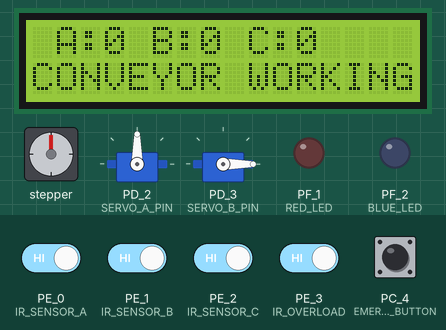
Bench run of a sketch on a simulated TI Tiva C LaunchPad. On the bench: stepper motor, 16×2 character LCD, 2 × servo, output pins drawn as LEDs (lit = HIGH). Wiring (inferred from the names in the program): stepper motor driver (200 steps per turn assumed): step PD_1; direction PD_0. Inputs (shaded band) come from the test bench; at power-on: PE_0 (IR_SENSOR_A), PE_1 (IR_SENSOR_B), PE_2 (IR_SENSOR_C), PE_3 (IR_OVERLOAD) HIGH, PC_4 (EMERGENCY_BUTTON) LOW. Pins used as bus, display or sensor lines are not drawn.

Above: at 2.2 s.
2.3 s: PC_4 (EMERGENCY_BUTTON) pulled HIGH for 0.15 s
At 3.7 s:
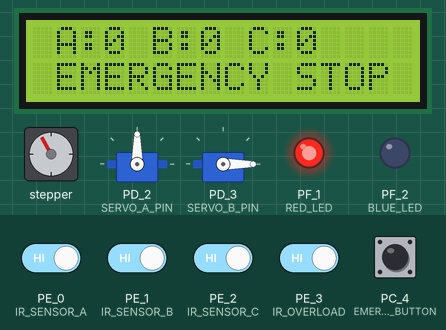
4.0 s: PC_4 (EMERGENCY_BUTTON) pulled HIGH for 1 s
At 5.17 s:
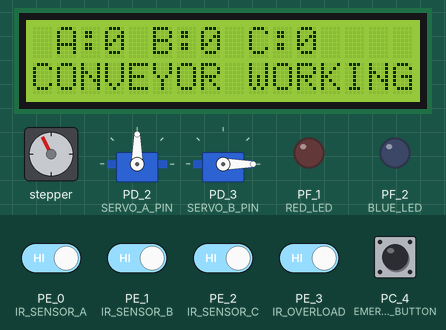
5.6 s: PE_0 (IR_SENSOR_A) driven LOW
At 5.75 s:
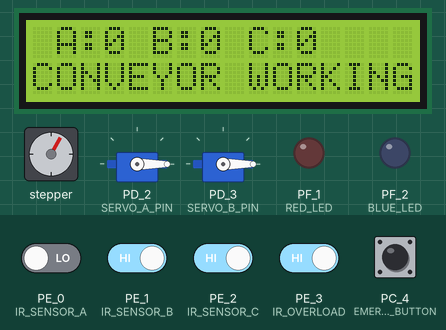
8.3 s: PE_1 (IR_SENSOR_B) driven LOW
At 8.45 s:
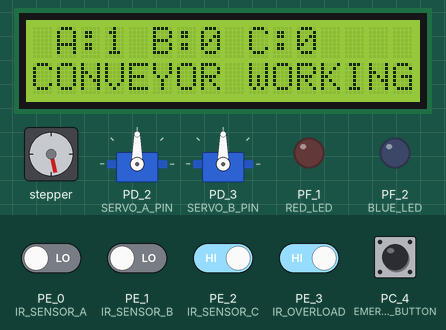
11.3 s: PC_4 (EMERGENCY_BUTTON) pulled HIGH for 0.15 s
At 12.0 s:
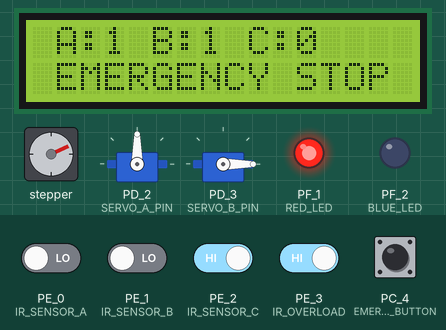
13.1 s: PC_4 (EMERGENCY_BUTTON) pulled HIGH for 0.15 s
At 13.42 s:
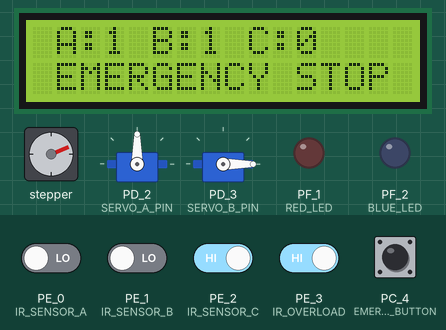
Timing chart, 0 to 18.6 s (numbered marks = the images above; inputs shaded):
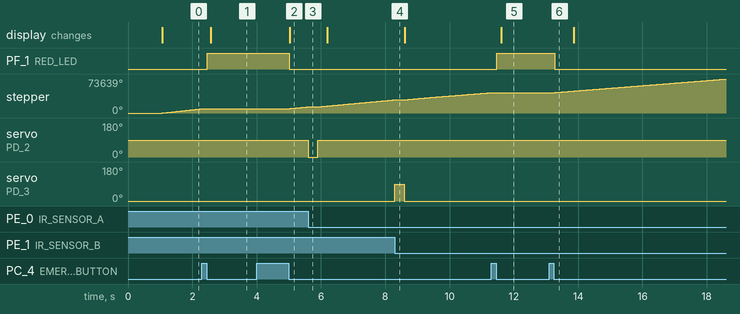

The sketch:

Energia_Project_05.ino
```cpp
// Conveyor and Sorting System with Emergency Stop Toggle and Servo Sorters
// GROUP NO: 5(B)
// REG NO: 2023-MC-48
//         2023-MC-49
//         2023-MC-58


#include <LiquidCrystal.h>
#include <Servo.h>

// Stepper Motor Control
#define DIR_PIN PD_0
#define STEP_PIN PD_1

// Servo Pins
#define SERVO_A_PIN PD_2
#define SERVO_B_PIN PD_3

// IR Sensors
#define IR_SENSOR_A PE_0
#define IR_SENSOR_B PE_1
#define IR_SENSOR_C PE_2
#define IR_OVERLOAD PE_3  // Overload detection sensor

// Emergency Stop Button
#define EMERGENCY_BUTTON PC_4

// LCD Pins
#define RS PB_0
#define EN PB_1
#define D4 PB_2
#define D5 PB_3
#define D6 PB_4
#define D7 PB_5

// Onboard LEDs
#define RED_LED PF_1    // Red = Emergency Stop
#define BLUE_LED PF_2   // Blue = Overload

LiquidCrystal lcd(RS, EN, D4, D5, D6, D7);

// Servo objects
Servo servoA;
Servo servoB;

// Count variables
volatile int countA = 0;
volatile int countB = 0;
volatile int countC = 0;

unsigned long lastMotorStep = 0;
unsigned long motorStepInterval = 100; // motor step interval

bool emergencyStop = false;
bool overloadStop = false;

// Previous states for IR
bool lastA = HIGH;
bool lastB = HIGH;
bool lastC = HIGH;
bool lastOverload = HIGH;

// Overload tracking
int objectsOnConveyor = 0;
unsigned long lastOverloadTrigger = 0;
const unsigned long debounceTime = 300;

void setup() {
  // Stepper Motor pins
  pinMode(STEP_PIN, OUTPUT);
  pinMode(DIR_PIN, OUTPUT);
  digitalWrite(DIR_PIN, HIGH); // set motor direction

  // IR Sensor pins
  pinMode(IR_SENSOR_A, INPUT_PULLUP);
  pinMode(IR_SENSOR_B, INPUT_PULLUP);
  pinMode(IR_SENSOR_C, INPUT_PULLUP);
  pinMode(IR_OVERLOAD, INPUT_PULLUP);

  // Emergency button pin
  pinMode(EMERGENCY_BUTTON, INPUT); // External pull-down

  // LCD setup
  lcd.begin(16, 2);
  lcd.clear();
  lcd.setCursor(0, 0);
  lcd.print("Conveyor Ready");
  delay(1000);

  // Servo setup
  servoA.attach(SERVO_A_PIN);
  servoB.attach(SERVO_B_PIN);
  servoA.write(90);  // Initial position
  servoB.write(0);

  // LED setup
  pinMode(RED_LED, OUTPUT);
  pinMode(BLUE_LED, OUTPUT);
  digitalWrite(RED_LED, LOW);
  digitalWrite(BLUE_LED, LOW);
}

void loop() {
  checkEmergencyButton();
  checkOverload();

  if (!emergencyStop && !overloadStop) {
    moveConveyorNonBlocking();
    checkSensors();
    digitalWrite(RED_LED, LOW);
    digitalWrite(BLUE_LED, LOW);
  } else {
    stopConveyor();
    if (emergencyStop) {
      digitalWrite(RED_LED, HIGH);
    } else {
      digitalWrite(RED_LED, LOW);
    }

    if (overloadStop) {
      digitalWrite(BLUE_LED, HIGH);
    } else {
      digitalWrite(BLUE_LED, LOW);
    }
  }

  updateLCD();
}

void checkEmergencyButton() {
  static bool lastButtonState = LOW;
  static unsigned long lastDebounceTime = 0;
  const unsigned long debounceDelay = 50;

  bool reading = digitalRead(EMERGENCY_BUTTON);

  if (reading != lastButtonState) {
    lastDebounceTime = millis();
  }

  if ((millis() - lastDebounceTime) > debounceDelay) {
    if (reading == HIGH) {
      emergencyStop = !emergencyStop;
      while (digitalRead(EMERGENCY_BUTTON) == HIGH); // wait for release
      delay(20);
    }
  }

  lastButtonState = reading;
}

// Refined Overload Logic: Only one object allowed at a time
void checkOverload() {
  static bool lastOverloadState = HIGH;
  static unsigned long lastOverloadHandled = 0;
  const unsigned long overloadCooldown = 1500; // Ignore repeated triggers for 1.5 sec

  bool currentOverload = digitalRead(IR_OVERLOAD);

  if (lastOverloadState == HIGH && currentOverload == LOW &&
      (millis() - lastOverloadHandled) > overloadCooldown) {

    if (objectsOnConveyor == 0) {
      objectsOnConveyor = 1;  // Accept the first object
    } else {
      overloadStop = true;   // Already an object on belt → overload
    }

    lastOverloadHandled = millis();  // Start cooldown timer
  }

  lastOverloadState = currentOverload;
}


void stopConveyor() {
  digitalWrite(STEP_PIN, LOW);
}

void moveConveyorNonBlocking() {
  if (micros() - lastMotorStep >= motorStepInterval) {
    lastMotorStep = micros();
    digitalWrite(STEP_PIN, HIGH);
    delayMicroseconds(50);
    digitalWrite(STEP_PIN, LOW);
  }
}

void checkSensors() {
  static unsigned long lastSensorCheck = 0;
  static unsigned long lastTriggerA = 0;
  static unsigned long lastTriggerB = 0;
  static unsigned long lastTriggerC = 0;
  const unsigned long retriggerDelay = 500;

  if (millis() - lastSensorCheck >= 10) {
    lastSensorCheck = millis();

    bool currentA = digitalRead(IR_SENSOR_A);
    bool currentB = digitalRead(IR_SENSOR_B);
    bool currentC = digitalRead(IR_SENSOR_C);

    if (lastA == HIGH && currentA == LOW && millis() - lastTriggerA >= retriggerDelay) {
      countA++;
      lastTriggerA = millis();
      activateServo(servoA);
      objectsOnConveyor = max(0, objectsOnConveyor - 1);
    }

    if (lastB == HIGH && currentB == LOW && millis() - lastTriggerB >= retriggerDelay) {
      countB++;
      lastTriggerB = millis();
      activateServo1(servoB);
      objectsOnConveyor = max(0, objectsOnConveyor - 1);
    }

    if (lastC == HIGH && currentC == LOW && millis() - lastTriggerC >= retriggerDelay) {
      countC++;
      lastTriggerC = millis();
      objectsOnConveyor = max(0, objectsOnConveyor - 1);
    }

    lastA = currentA;
    lastB = currentB;
    lastC = currentC;
  }
}

void activateServo(Servo &servo) {
  servo.write(0);     // Push position (reversed)
  delay(300);
  servo.write(90);    // Return position
}

void activateServo1(Servo &servo) {
  servo.write(90);     // Push position (reversed)
  delay(300);
  servo.write(0);    // Return position
}

void updateLCD() {
  static unsigned long lastLCDUpdate = 0;
  if (millis() - lastLCDUpdate >= 500) {
    lastLCDUpdate = millis();

    lcd.clear();
    lcd.setCursor(0, 0);
    lcd.print(" A:");
    lcd.print(countA);
    lcd.print(" B:");
    lcd.print(countB);
    lcd.print(" C:");
    lcd.print(countC);

    lcd.setCursor(0, 1);
    if (emergencyStop) {
      lcd.print(" EMERGENCY STOP");
    } else if (overloadStop) {
      lcd.print("  OVERLOADED");
    } else {
      lcd.print("CONVEYOR WORKING ");
    }
  }
}
```

Measured:
- after the input at 2.3 s, PF_1 (RED_LED): LOW → HIGH after 0.17 s; the display: changes after 0.27 s (image 1)
- after the input at 4.0 s, PF_1 (RED_LED): HIGH → LOW after 1.0 s; stepper: turns 3553° clockwise in 0.56 s, starting after 1.0 s; the display: changes after 1.0 s (image 2)
- after the input at 5.6 s, servo on PD_2 (SERVO_A_PIN): 90° → 0° at once, → 90° 0.30 s later
- after the input at 8.3 s, servo on PD_3 (SERVO_B_PIN): 0° → 90° at once, → 0° 0.30 s later
- after the input at 11.3 s, PF_1 (RED_LED): LOW → HIGH after 0.17 s; the display: changes after 0.31 s (image 5)
- after the input at 13.1 s, PF_1 (RED_LED): HIGH → LOW after 0.17 s; stepper: keeps turning clockwise at about 5496°/s, starting after 0.17 s
